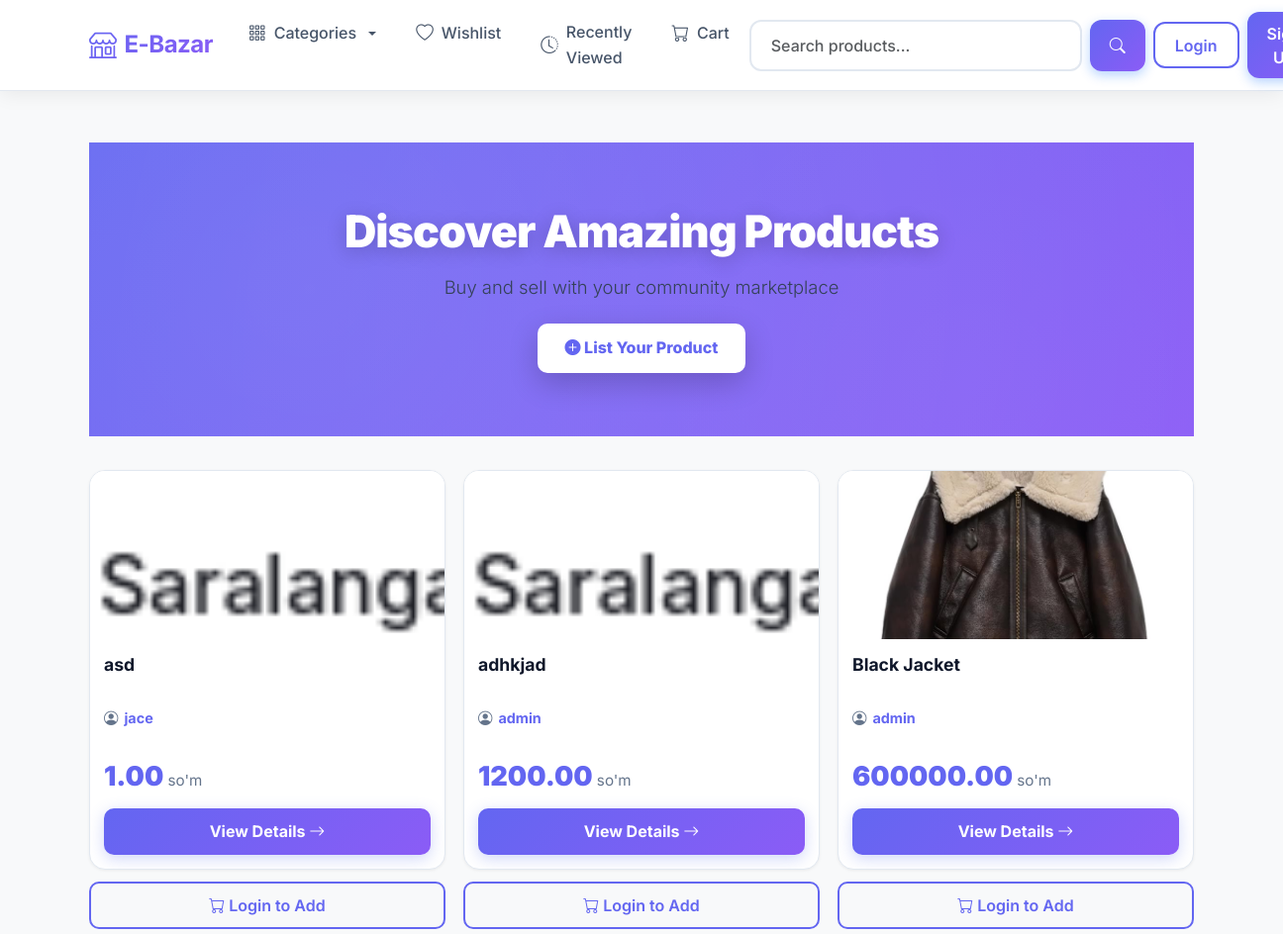
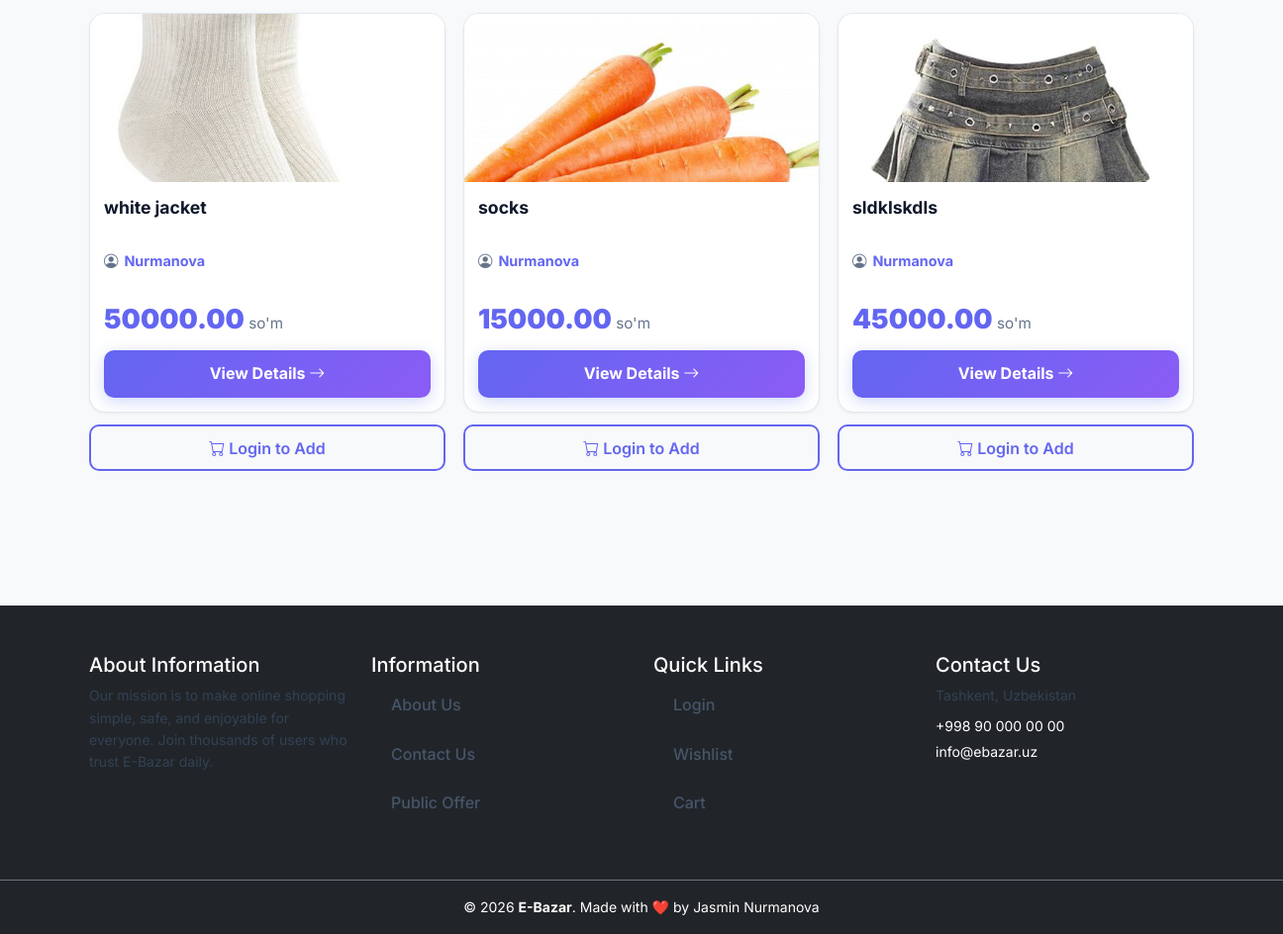
The app's page /, older data (2 pictures, top to bottom).
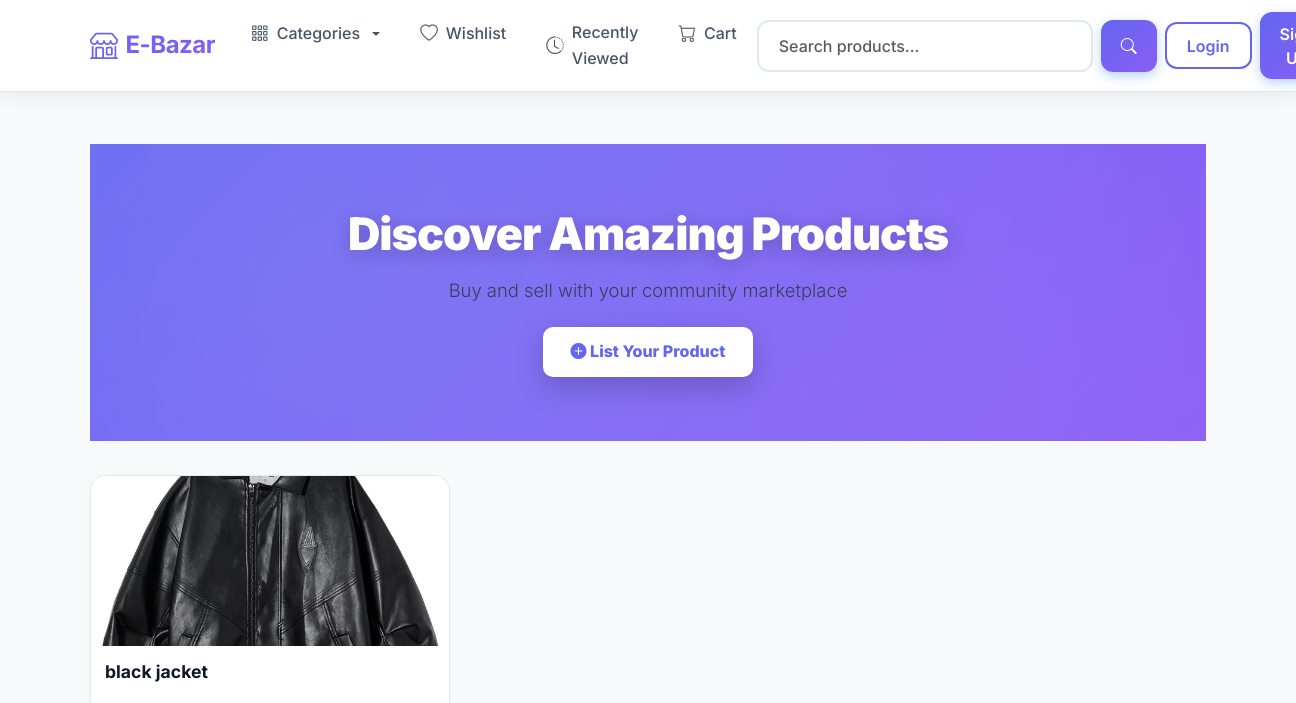
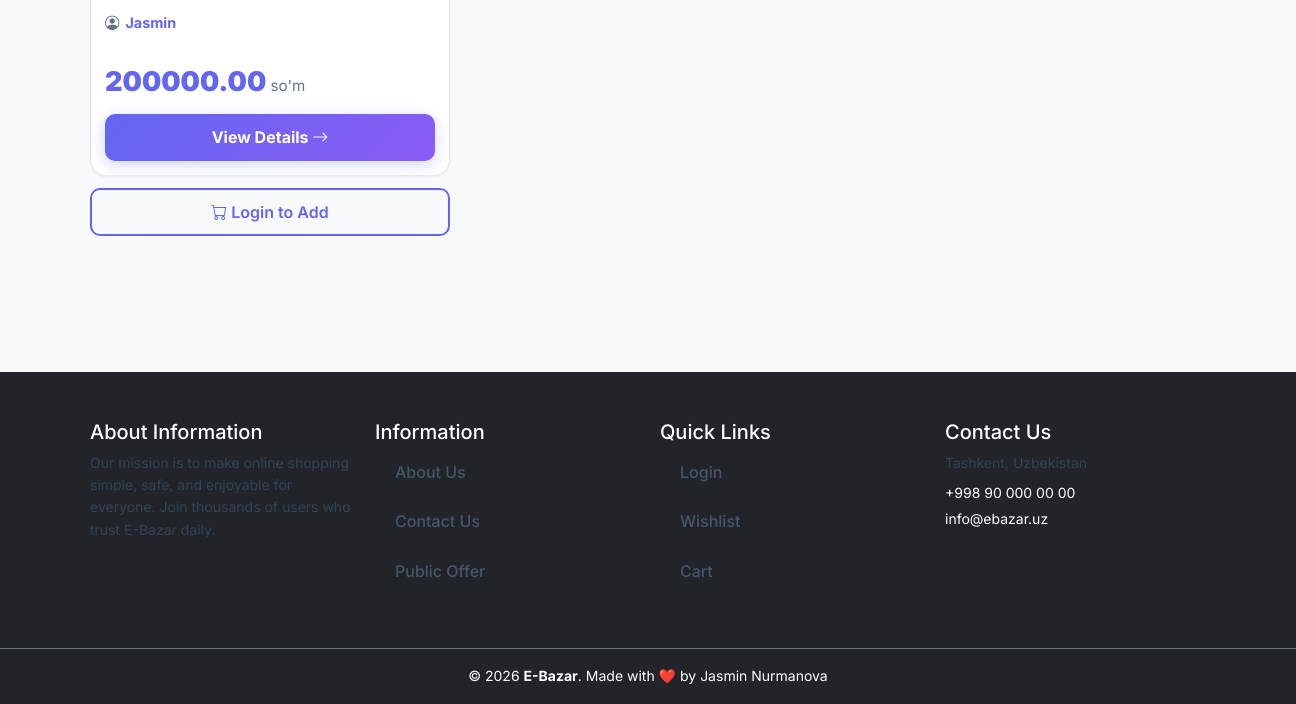
The same page, newer data (2 pictures, top to bottom).
### products/models.py (models this page shows, shortened)
class Product(models.Model):
    author=models.ForeignKey(CustomUser,on_delete=models.CASCADE)
    category=models.ForeignKey(Category,on_delete=models.CASCADE)
    title = models.CharField(max_length=150)
    description = models.TextField()
    price = models.DecimalField(max_digits=10000000000,decimal_places=2)
    created_at = models.DateTimeField(auto_now_add=True)
    updated_at = models.DateTimeField(auto_now=True)
    class Meta:
        ordering = ['-updated_at']

class ProductImage(models.Model):
    product = models.ForeignKey(Product,on_delete=models.CASCADE,related_name='images',)
    image = models.ImageField(upload_to='product_images')
    created_at = models.DateTimeField(auto_now_add=True)
    updated_at = models.DateTimeField(auto_now=True)

### users/models.py (models this page shows, shortened)
class CustomUser(AbstractUser):
    phone_number = models.CharField(max_length=17, blank=True, null=True)
    tg_username = models.CharField(max_length=30, blank=True)
    avatar = models.ImageField(upload_to='avatars/', default='avatars/default.jpg')
    balance = models.DecimalField(max_digits=15, decimal_places=2, default=0)
    created_at = models.DateTimeField(auto_now_add=True)
    updated_at = models.DateTimeField(auto_now=True)

### main/views.py (the view)
# urls.py: path('',IndexView.as_view(),name='index'),
class IndexView(View):
    def get(self, request):
        products = Product.objects.all()
        q=request.GET.get('q', '')
        if q:
            products = products.filter(title__icontains=q)
        return render(request, "index.html", {'products':products})

### main/views.py (called while the page is built)
def for_all_pages(request):
    categories=Category.objects.all()
    return {'categories':categories}

### templates/index.html (shortened to what this page needs)
{% extends 'base.html' %}
{% load static %}
{% block content %}
<div class="hero-section">
    <h1 class="hero-title">Discover Amazing Products</h1>
    <p class="hero-subtitle">Buy and sell with your community marketplace</p>
    <a href="{% url 'products:new' %}" class="hero-cta">
        <i class="bi bi-plus-circle-fill"></i> List Your Product
    </a>
</div>
<div class="products-section">
    {% if products %}
        <div class="products-grid">
            {% for product in products %}
                <div class="product-wrapper">
                    {% if request.user.is_authenticated %}
                        {% url 'users:addremovewishlist' product.id as wl_url %}
                    {% else %}
                        {% include 'partials/product_card.html' with product=product show_seller=True %}
                    {% endif %}
                    <div class="product-actions">
                        {% if request.user.is_authenticated %}
                            <form method="post" action="{% url 'users:add-to-cart' product.id %}" class="flex-grow-1">
                                {% csrf_token %}
                                <button type="submit" class="btn btn-primary w-100">
                                    <i class="bi bi-cart-plus"></i> Add to Cart
                                </button>
                            </form>
                        {% else %}
                            <a href="{% url 'login' %}?next={{ request.path }}" class="btn btn-outline-primary w-100">
                                <i class="bi bi-cart"></i> Login to Add
                            </a>
                        {% endif %}
                    </div>
                </div>
            {% endfor %}
        </div>
    {% else %}
        {% include 'partials/empty_state.html' with icon='bi-inbox' title='No Products Yet' message='Be the first to list a product!' %}
    {% endif %}
</div>
{% endblock %}

### templates/base.html (shortened to what this page needs)
<!DOCTYPE html>
{% load static %}
<html lang="en">
<head>
    <link href="https://cdn.jsdelivr.net/npm/bootstrap@5.3.0/dist/css/bootstrap.min.css" rel="stylesheet">
    <link rel="stylesheet" href="https://cdn.jsdelivr.net/npm/bootstrap-icons@1.11.0/font/bootstrap-icons.css">
    <link rel="stylesheet" type="text/css" href="{% static 'styles.css' %}">
</head>
<body>
<nav class="navbar navbar-expand-lg sticky-top">
    <div class="container">
        <a class="navbar-brand" href="{% url 'main:index' %}">
            <i class="bi bi-shop"></i> E-Bazar
        </a>
        <div class="collapse navbar-collapse" id="navbarContent">
            <ul class="navbar-nav me-auto mb-2 mb-lg-0">
                <li class="nav-item dropdown">
                    <a class="nav-link dropdown-toggle" href="#" role="button"
                       data-bs-toggle="dropdown">
                        <i class="bi bi-grid-3x3-gap"></i> Categories
                    </a>
                </li>
                <li class="nav-item">
                    <a class="nav-link" href="{% url 'users:wishlists' %}">
                        <i class="bi bi-heart"></i> Wishlist
                    </a>
                </li>
                <li class="nav-item">
                    <a class="nav-link" href="{% url 'users:recently_viewed' %}">
                        <i class="bi bi-clock-history"></i> Recently Viewed
                    </a>
                </li>
                <li class="nav-item">
                    <a class="nav-link" href="{% url 'users:cart' %}">
                        <i class="bi bi-cart"></i> Cart
                    </a>
                </li>
            </ul>
            <div class="d-flex gap-2 align-items-center">
                <form class="d-flex search-wrapper" action="{% url 'main:index' %}" method="get">
                    <input class="form-control me-2" name="q" type="search"
                           placeholder="Search products..."
                           value="{{ request.GET.q|default_if_none:'' }}">
                    <button class="btn btn-primary">
                        <i class="bi bi-search"></i>
                    </button>
                </form>
                {% if request.user.is_authenticated %}
                <div class="dropdown">
                    <button class="btn btn-light dropdown-toggle d-flex align-items-center gap-2"
                            data-bs-toggle="dropdown">
                        {% if request.user.avatar %}
                            <img src="{{ request.user.avatar.url }}"
                                 class="user-avatar"
                                 alt="{{ request.user.username }}">
                        {% else %}
                            <span class="user-avatar-placeholder">
                                <i class="bi bi-person"></i>
                            </span>
                        {% endif %}
                        <span class="d-none d-md-inline">{{ request.user.username }}</span>
                    </button>
                    <ul class="dropdown-menu dropdown-menu-end">
                        <li><h6 class="dropdown-header">{{ request.user.username }}</h6></li>
                        <li><hr class="dropdown-divider"></li>
                        <li>
                            <a class="dropdown-item"
                               href="{% url 'users:profile' request.user %}">
                                <i class="bi bi-person-circle"></i> My Profile
                            </a>
                        </li>
                        <li>
                            <a class="dropdown-item"
                               href="{% url 'products:new' %}">
                                <i class="bi bi-plus-circle"></i> Add Product
                            </a>
                        </li>
                        <li>
                            <a class="dropdown-item"
                               href="{% url 'users:messenger_inbox' %}">
                                <i class="bi bi-chat-dots"></i> Messenger
                            </a>
                        </li>
                        <li>
                            <a class="dropdown-item"
                               href="{% url 'users:deposit' %}">
                                <i class="bi bi-info-circle"></i> Deposit
                            </a>
                        </li>
                        <li>
                            <a class="dropdown-item"
                               href="{% url 'main:about' %}">
                                <i class="bi bi-info-circle"></i> About Us
                            </a>
                        </li>
                        <li><hr class="dropdown-divider"></li>
                        <li>
                            <form method="post" action="{% url 'logout' %}">
                                {% csrf_token %}
                                <button class="dropdown-item text-danger">
                                    <i class="bi bi-box-arrow-right"></i> Logout
                                </button>
                            </form>
                        </li>
                    </ul>
                </div>
                {% else %}
                    <a href="{% url 'login' %}" class="btn btn-outline-primary">Login</a>
                    <a href="{% url 'users:signup' %}" class="btn btn-primary">Sign Up</a>
                {% endif %}
            </div>
        </div>
    </div>
</nav>
<main class="site-main">
    <div class="container site-container">
        {% block content %}{% endblock content %}
    </div>
</main>
{% include "includes/footer.html" %}
</body>
</html>

### templates/partials/product_card.html (shortened to what this page needs)
<div class="product-card">
  <div class="product-image">
    {% if product.images.exists %}
      <img src="{{ product.images.first.image.url }}" alt="{{ product.title }}">
    {% else %}
      <div class="no-image-placeholder"><i class="bi bi-image"></i></div>
    {% endif %}
  </div>
  <div class="product-card-body">
    <h3 class="product-title">{{ product.title }}</h3>
    {% if show_seller %}
      <p class="product-seller">
        <i class="bi bi-person-circle"></i>
        <a href="{% url 'users:profile' product.author.username %}">{{ product.author.username }}</a>
      </p>
    {% endif %}
    <p class="product-price">
      {{ product.price }}<span class="product-price-small"> so'm</span>
    </p>
    <a href="{% url 'products:detail' product.id %}" class="product-cta">
      View Details <i class="bi bi-arrow-right"></i>
    </a>
  </div>
</div>

### templates/includes/footer.html (shortened to what this page needs)
{% load static %}
<footer class="footer-area bg-dark text-white pt-5">
  <div class="footer-main">
    <div class="container">
      <div class="row">
        <div class="col-lg-3 col-md-6 col-sm-6 mb-4">
          <div class="widget-item">
            <h5 class="widget-title">About Information</h5>
            <p class="small">
                Our mission is to make online shopping simple, safe, and enjoyable for everyone. Join thousands of users who trust E-Bazar daily.
            </p>
          </div>
        </div>
        <div class="col-lg-3 col-md-6 col-sm-6 mb-4">
          <div class="widget-item">
            <h5 class="widget-title">Information</h5>
            <ul class="nav flex-column">
              <li class="nav-item mb-2"><a class="nav-link text-white p-0" href="{% url 'main:about' %}">About Us</a></li>
                <li class="nav-item mb-2"><a class="nav-link text-white p-0" href="{% url 'main:contact' %}">Contact Us</a></li>
                <li class="nav-item mb-2"><a class="nav-link text-white p-0" href="{% url 'main:public_offer' %}">Public Offer</a></li>
            </ul>
          </div>
        </div>
        <div class="col-lg-3 col-md-6 col-sm-6 mb-4">
          <div class="widget-item">
            <h5 class="widget-title">Quick Links</h5>
            <ul class="nav flex-column">
              <li class="nav-item mb-2"><a class="nav-link text-white p-0" href="{% url 'login' %}">Login</a></li>
              <li class="nav-item mb-2"><a class="nav-link text-white p-0" href="{% url 'users:wishlists' %}">Wishlist</a></li>
              <li class="nav-item mb-2"><a class="nav-link text-white p-0" href="{% url 'users:cart' %}">Cart</a></li>
            </ul>
          </div>
        </div>
        <div class="col-lg-3 col-md-6 col-sm-6 mb-4">
          <div class="widget-item">
            <h5 class="widget-title">Contact Us</h5>
            <p class="small mb-2">Tashkent, Uzbekistan</p>
            <ul class="list-unstyled small">
              <li class="mb-1"><a class="text-white text-decoration-none" href="tel:+998900000000">+998 90 000 00 00</a></li>
              <li><a class="text-white text-decoration-none" href="mailto:info@ebazar.uz">info@ebazar.uz</a></li>
            </ul>
          </div>
        </div>
      </div>
    </div>
  </div>
  <div class="footer-bottom py-3 mt-4 border-top border-secondary">
    <div class="container text-center small">
      © 2026 <strong>E-Bazar</strong>. Made with ❤️ by Jasmin Nurmanova
    </div>
  </div>
</footer>

### templates/base.html (style rules this page uses)
* { margin: 0; padding: 0; box-sizing: border-box; }
body { font-family: 'Inter', sans-serif; background: #f8f9fa; }
.navbar { background: rgba(255, 255, 255, 0.95); backdrop-filter: blur(10px); box-shadow: 0 2px 20px rgba(0, 0, 0, 0.08); padding: 0.75rem 0; transition: all 0.3s ease; }
.navbar-brand { font-weight: 700; font-size: 1.5rem; color: #0d6efd !important; display: flex; align-items: center; gap: 0.5rem; transition: transform 0.3s ease; }
.navbar-brand i { font-size: 1.75rem; }
.nav-link { font-weight: 500; color: #475569 !important; padding: 0.5rem 1rem !important; border-radius: 8px; transition: all 0.3s ease; display: flex; align-items: center; gap: 0.5rem; }
.nav-link i { font-size: 1.1rem; }
.search-wrapper { position: relative; min-width: 400px; }
.search-wrapper .form-control { border: 2px solid #e2e8f0; border-radius: 12px; padding: 0.75rem 1.25rem; transition: all 0.3s ease; font-weight: 500; min-width: 300px; }
.form-control { border: 2px solid #e2e8f0; border-radius: 12px; padding: 0.6rem 1rem; transition: all 0.3s ease; font-weight: 500; }
.btn-primary { background: linear-gradient(135deg, #0d6efd 0%, #0b5ed7 100%); border: none; border-radius: 12px; padding: 0.6rem 1.25rem; font-weight: 600; transition: all 0.3s ease; box-shadow: 0 4px 12px rgba(13, 110, 253, 0.3); }
.btn-outline-primary { border: 2px solid #0d6efd; border-radius: 12px; padding: 0.6rem 1.25rem; font-weight: 600; transition: all 0.3s ease; }
.site-main { min-height: calc(100vh - 200px); padding: 2rem 0; }

### templates/index.html (style rules this page uses)
.product-card img, .product-card-img, .product-wrapper img, .card-img-top { width: 100% !important; height: 250px !important; object-fit: cover !important; border-radius: 12px 12px 0 0 !important; }
.product-wrapper { position: relative; }
.product-actions { display: flex; gap: 8px; margin-top: 12px; }
.product-actions .btn { flex: 1; border-radius: 10px; padding: 0.6rem; font-weight: 600; transition: all 0.3s ease; }

Row changes from the older to the newer data that the page shows:
removed Product: images.first.image (picture), title "asd", author.username "jace", price "1.00"
removed Product: images.first.image (picture), title "adhkjad", author.username "admin", price "1200.00"
removed Product: images.first.image (picture), title "white jacket", author.username "Nurmanova", price "50000.00"
removed Product: images.first.image (picture), title "socks", author.username "Nurmanova", price "15000.00"
removed Product: images.first.image (picture), title "sldklskdls", author.username "Nurmanova", price "45000.00"
changed Product: images.first.image: a different picture; title "Black Jacket" → "black jacket"; author.username "admin" → "Jasmin"; price "600000.00" → "200000.00"
